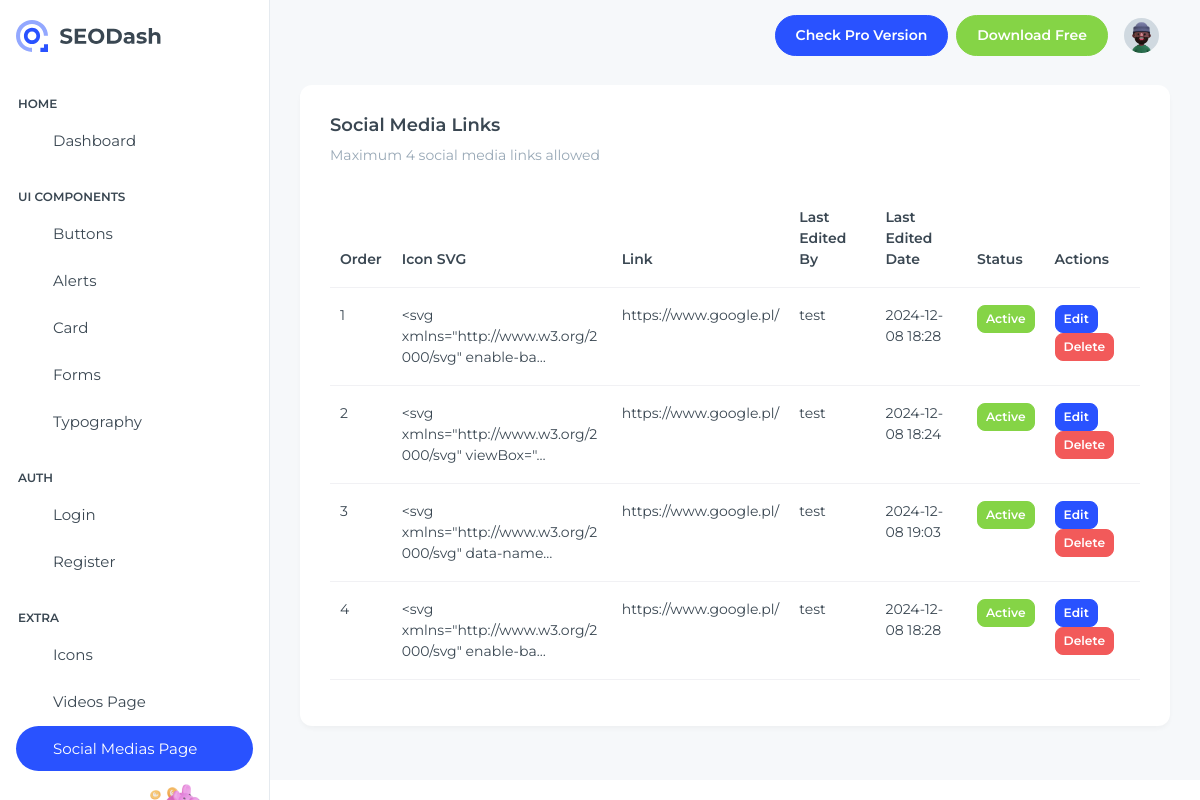
/dashboard/social-medias/ (signed in), run on an earlier commit of the app's database.
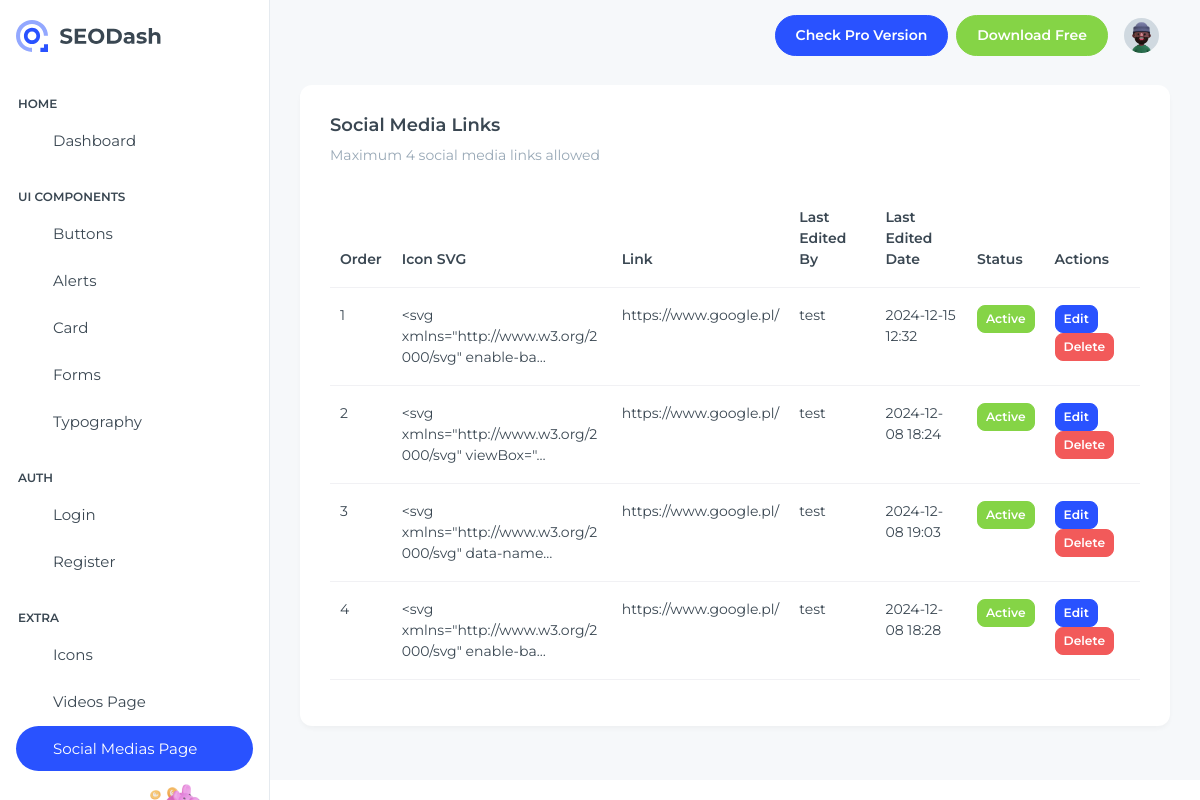
And on a later commit of the database.
### dashboard/models.py (models this page shows)
class SocialMedia(models.Model):
    id = models.AutoField(primary_key=True)
    icon = models.CharField(max_length=100000)
    link = models.URLField(max_length=100)
    last_edited_by = models.ForeignKey(
        "auth.User", on_delete=models.CASCADE, related_name="edited_socials"
    )
    last_edited_date = models.DateTimeField(auto_now=True)
    is_active = models.BooleanField(default=False)
    order_number = models.SmallIntegerField(null=False, unique=True)
    class Meta:
        ordering = ["order_number"]
        db_table = "social_medias"
        constraints = [
            models.UniqueConstraint(fields=["id"], name="AK_7"),
            models.UniqueConstraint(
                fields=["order_number"], name="unique_order_number"
            ),
        ]

### dashboard/views.py (the view)
@login_required
def social_medias_page(request):
    social_medias = SocialMedia.objects.all().order_by("order_number")
    form = SocialMediaForm()
    return render(
        request,
        "SEODash-main/src/html/social-medias-page.html",
        {"social_medias": social_medias, "form": form},
    )

### dashboard/templates/SEODash-main/src/html/social-medias-page.html (shortened to what the changed rows need)
{% load static %}
<!DOCTYPE html>
<html lang="en">
  <head>
    <link
      rel="stylesheet"
      href="{% static 'libs/simplebar/dist/simplebar.min.css' %}"
    />
    <link rel="stylesheet" href="{% static 'css/styles.min.css' %}" />
  </head>
  <body>
    <div
      class="page-wrapper"
      id="main-wrapper"
      data-layout="vertical"
      data-navbarbg="skin6"
      data-sidebartype="full"
      data-sidebar-position="fixed"
      data-header-position="fixed"
    >
      <div class="body-wrapper">
        <div class="container-fluid">
          <div class="card mb-4">
            <div class="card-body">
              {% if social_medias %}
              <div class="table-responsive">
                <table class="table">
                  <thead>
                    <tr>
                      <th>Order</th>
                      <th>Icon SVG</th>
                      <th>Link</th>
                      <th>Last Edited By</th>
                      <th>Last Edited Date</th>
                      <th>Status</th>
                      <th>Actions</th>
                    </tr>
                  </thead>
                  <tbody>
                    {% for social in social_medias %}
                    <tr>
                      <td>{{ social.order_number }}</td>
                      <td>
                        <div style="max-width: 200px; overflow: hidden">
                          {{ social.icon|truncatechars:50 }}
                        </div>
                      </td>
                      <td>{{ social.link }}</td>
                      <td>{{ social.last_edited_by.username }}</td>
                      <td>{{ social.last_edited_date|date:"Y-m-d H:i" }}</td>
                      <td>
                        <form
                          method="post"
                          action="{% url 'update_social_media' social.id %}"
                        >
                          <button
                            type="button"
                            class="btn btn-sm {% if social.is_active %}btn-success{% else %}btn-secondary{% endif %}"
                            onclick="this.previousElementSibling.checked = !this.previousElementSibling.checked; this.form.submit()"
                          >
                            {% if social.is_active %}Active{% else %}Make
                            Active{% endif %}
                          </button>
                        </form>
                      </td>
                      <td>
                        <button
                          type="button"
                          class="btn btn-primary btn-sm"
                          data-bs-toggle="modal"
                          data-bs-target="#editModal{{ social.id }}"
                        >
                          Edit
                        </button>
                        <form
                          method="post"
                          action="{% url 'delete_social_media' social.id %}"
                          class="d-inline"
                        >
                          <button type="submit" class="btn btn-danger btn-sm">
                            Delete
                          </button>
                        </form>
                      </td>
                    </tr>
                    {% endfor %}
                  </tbody>
                </table>
              </div>
              {% else %}
              <p class="text-muted">No social media links available.</p>
              {% endif %}
            </div>
          </div>
        </div>
      </div>
    </div>
  </body>
</html>

What changed in the data, as far as the page shows it:
changed SocialMedia (number 1 of 4 on the later page): last_edited_date "2024-12-08 18:28" → "2024-12-15 12:32"
